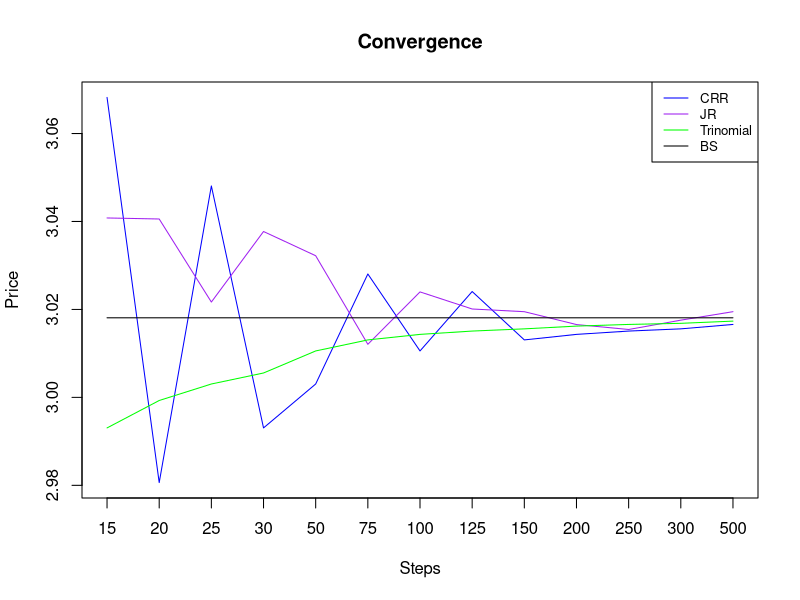

R code for this plot:
## ---- chunk 1
  Call_Put = 1;
  Eu_Am = 0;
  S = 30;
  K = 30;
  sigma = .4;
  delta = .05;
  r = .05;
  T_t = 5/12;
  
  Steps = c(15, 20, 25, 30, 50, 75, 100, 125, 150, 200, 250, 300, 500) 
  n = length(Steps)
## ---- chunk 2
optiontree <- function(u, d, p, n, discount, S, K, pc, ea)
{
  # ea=1 is American, ea=0 is European
  B <-matrix(0,ncol=n+1,nrow=n+1)

  # computing the final payoffs
  for (i in 1:(n+1))
  {B[i,n+1] <- max(pc * (S * (u^(n+1-i)) * (d^(i-1)) - K), 0)}
  
  # building the tree backwards
  for (i in 1:n)
    {
      for (j in (i+1):(n+1))
      {
      B[j, n+1-i] = (p * B[j-1, n-i+2] + (1-p) * B[j, n-i+2]) * discount;
  
      #for american options
      if (ea==1)
        {B[j, n+1-i] = max(B[j, n+1-i], pc * (S * (u^(n+1-j)) * (d^(j-i-1)) - K))}
  
      }
    }
  return(B)
}
## ---- chunk 3
Trinomial<-function(Spot, K, T, r, q, v, n, PutCall, EuroAmer)
{
  dt = T / n;
  u = exp(v * sqrt(2*dt));
  d = 1 / u;
  pu = (exp((r-q) * dt/2) - exp(-v * sqrt(dt/2)))^2 / (exp(v * sqrt(dt/2)) - exp(-v * sqrt(dt/2)))^2;
  pd = (exp(v * sqrt(dt/2)) - exp((r-q) * dt/2))^2 / (exp(v * sqrt(dt/2)) - exp(-v * sqrt(dt/2)))^2;
  pm = 1 - pu - pd;
  
  # Tree for stock price minus present value of dividends
  
  S <- matrix(0,nrow=2*n+1, ncol=n+1)
  S[1,1] = Spot;
  
  for (j in 2:(n+1))
  {
    for (i in 1:(2*j-1))
    {
    S[i,j] = S[1,1] * u^j * d^i;
    }
  }
  
  # Calculate Terminal Price for Calls and Puts
  Op <- matrix(0,nrow=2*n+1, ncol=n+1)
  for (i in 1:(2*n+1))
  {
    if(PutCall=='Call'){ Op[i, n+1] <- max(S[i, n+1] - K, 0)} else {
    if(PutCall=='Put'){ Op[i, n+1] <- max(K - S[i, n+1], 0)}}
  }
  
  # Calculate Remaining entries for Calls and Puts
  
  for (j in n:1)
  {
      for (i in 1:(2*j-1))
      {
      if (EuroAmer=='Amer'){
      if (PutCall == 'Call')
        {Op[i, j] = max(S[i, j] - K, exp(-r*dt) * (pu*Op[i, j+1] + pm*Op[i+1, j+1] + pd*Op[i+2, j+1]))} else 
          { if (PutCall == 'Put')
          {
                Op[i, j] = max(K - S[i, j], exp(-r*dt) * (pu*Op[i, j+1] + pm*Op[i+1, j+1] + pd*Op[i+2, j+1]))}
          }}
      if (EuroAmer=='Euro'){
        Op[i, j] = exp(-r*dt) * (pu*Op[i, j+1] + pm*Op[i+1, j+1] + pd*Op[i+2, j+1])}
      }
  }
  
  y = Op
  return(y)
       
}

Trinomial(S,K,T_t,r,delta,sigma,5,'Call','Euro')
## ---- chunk 4

CRRoptiontree<-function(pc, ea, S, K, vol, q, r, T, n)
{
  #computing the parameters of the binomial tree
  dt = T / n;
  u = exp(vol * sqrt(dt));
  d = 1 / u;
  p = (exp((r - q) * dt) - d) / (u - d);
  discount = exp(-r * dt);
  
  B = optiontree(u, d, p, n, discount, S, K, pc, ea);
  return(B)
}
  
    
CRRprice<-function(pc, ea, S, K, vol, q, r, T, n)
{
  B = CRRoptiontree(pc, ea, S, K, vol, q, r, T, n);
  y = B[n+1,1]; # The price is the first node, which in the tree is the bottom left element of the tree matrix
  return(y)
}

CRRoptiontree(Call_Put,Eu_Am,S,K,sigma,delta,r,T_t,5)
## ---- chunk 5

JRoptiontree<-function(pc, ea, S, K, vol, q, r, T, n)
{
  #computing the parameters of the binomial tree
  dt = T / n;
  u = exp((r - q - (vol^2)/2) * dt + vol * sqrt(dt));
  d = exp((r - q - (vol^2)/2) * dt - vol * sqrt(dt));
  p = 0.5;
  discount = exp(-r * dt);
  B = optiontree(u, d, p, n, discount, S, K, pc, ea);
  return(B)
}

JRprice<-function(pc, ea, S, K, vol, q, r, T, n)
{
  B = JRoptiontree(pc, ea, S, K, vol, q, r, T, n);
  y = B[n+1,1]
  return(y)
}

JRoptiontree(Call_Put,Eu_Am,S,K,sigma,delta,r,T_t,5)
## ---- chunk 6

BSprice<-function(pc, S, k, vol, d, r, t)
{
  
  
  d1 = (log(S / k) + t * (r - d + (vol ^ 2) / 2)) / (vol * sqrt(t))
  d2 = d1 - vol * sqrt(t)
  
  BSprice = pc * exp(-d * t) * S * 
    pnorm(pc * d1) - pc * k * exp(-r * t) * pnorm(pc * d2)
  return(BSprice)
}

CRR_Prices = rep(0,n);
for (i in 1:n) CRR_Prices[i] = CRRprice(Call_Put,Eu_Am,S,K,sigma,delta,r,T_t,Steps[i]);


JR_Prices = rep(0,n);
for (i in 1:n) JR_Prices[i] = JRprice(Call_Put,Eu_Am,S,K,sigma,delta,r,T_t,Steps[i]);


Tr_Prices = rep(0,n);
for (i in 1:n) Tr_Prices[i] = Trinomial(S,K,T_t,r,delta,sigma,Steps[i],'Call','Euro')[1,1];

BS_Prices = BSprice(Call_Put,S,K,sigma,delta,r,T_t) * rep(1,n);

plot(CRR_Prices,main='Convergence',xaxt="n",type="l",col="blue",xlab="Steps",ylab="Price")
axis(1,at=1:13,labels=Steps)
lines(JR_Prices,col="purple")
lines(Tr_Prices,col="green")
lines(BS_Prices,col="black")
legend("topright",c('CRR','JR','Trinomial','BS'),
       col=c("blue", "purple","green","black"),lty=c(1,1,1,1),cex=0.8);

